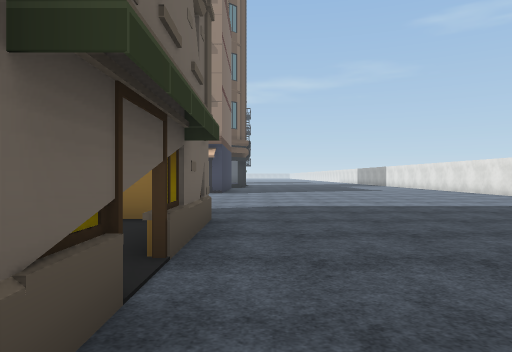
view 1 (above)

24 first-person views from a walk through a scene from a Unity 3-D project. The camera is 1.3 m above the floor, looks level and sees 70° across. The floor is counted in squares, 2 m on a side. Each view is taken from the middle of a square. On the plan, view 1 faces up. The plan holds only what a view shows up to about 11 squares ahead; the rest is blank. The place goes on beyond the plan. The player character is not drawn. Some surface patterns are stand-ins.

view 2
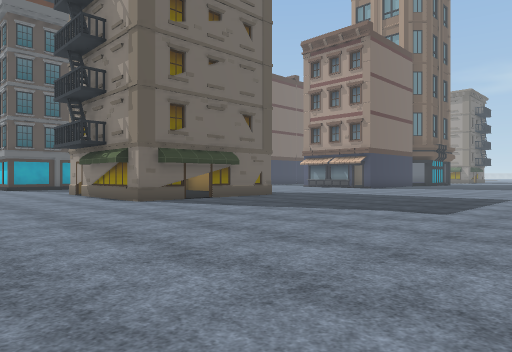

view 3
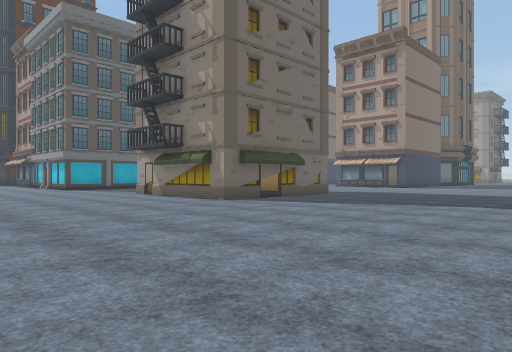

view 4
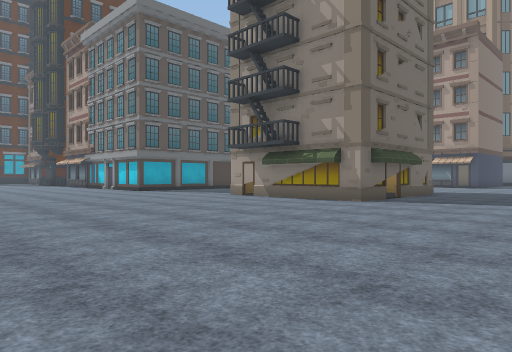

view 5
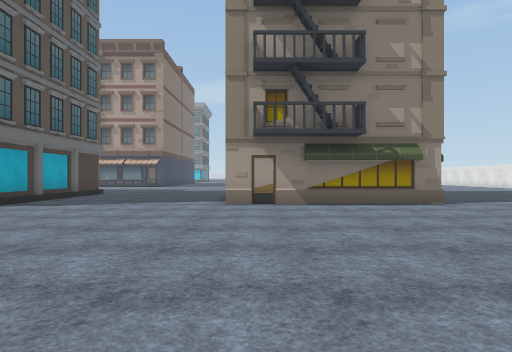

view 6
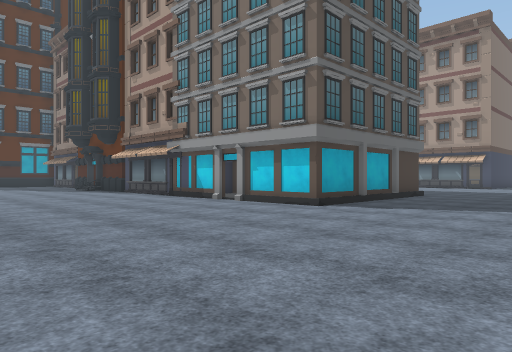

view 7
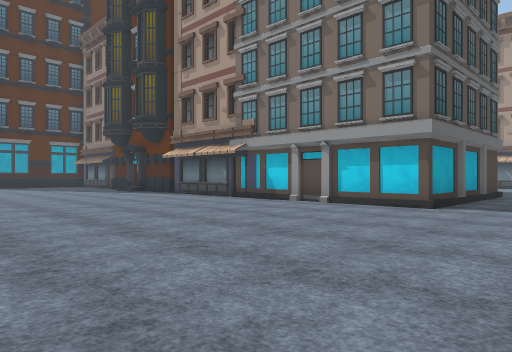

view 8
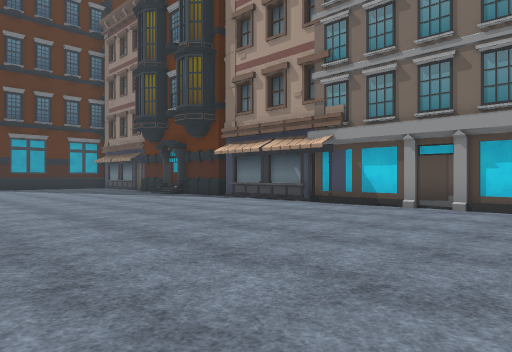

view 9
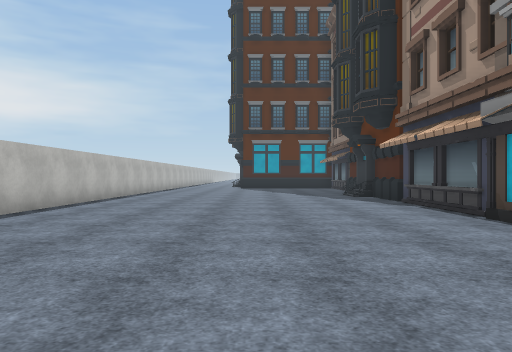

view 10
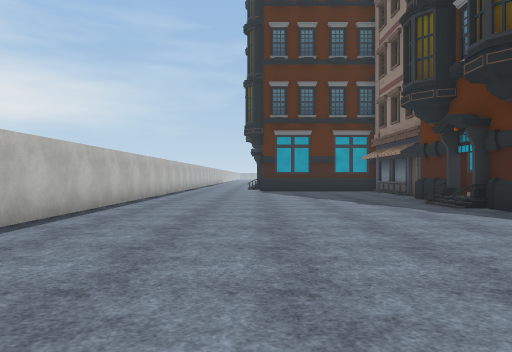

view 11
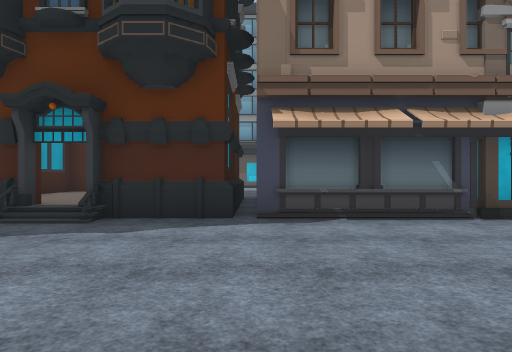

view 12
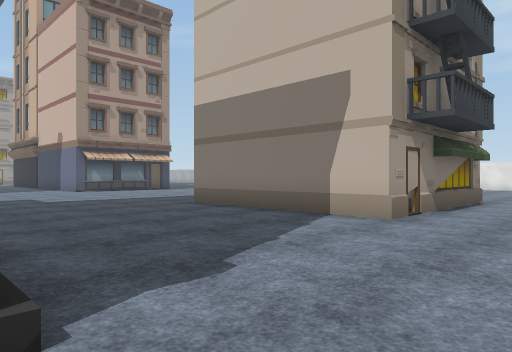

view 13
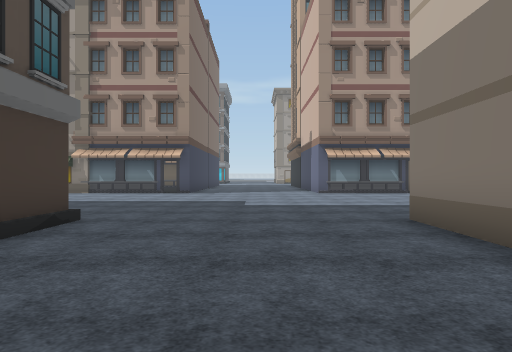

view 14
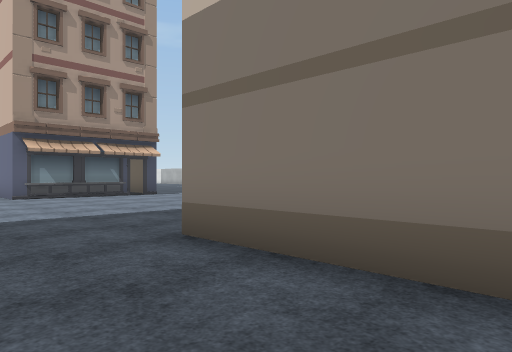

view 15
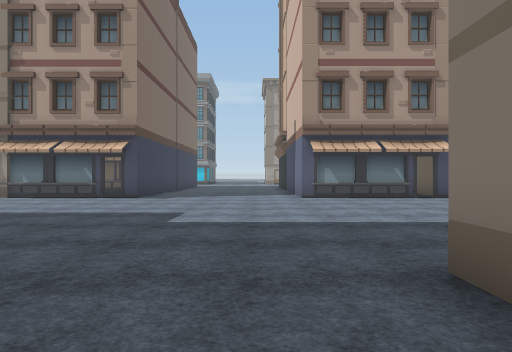

view 16
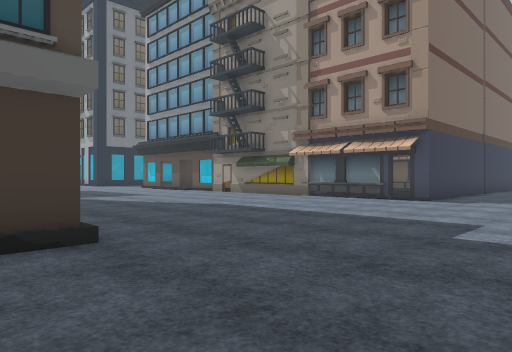

view 17
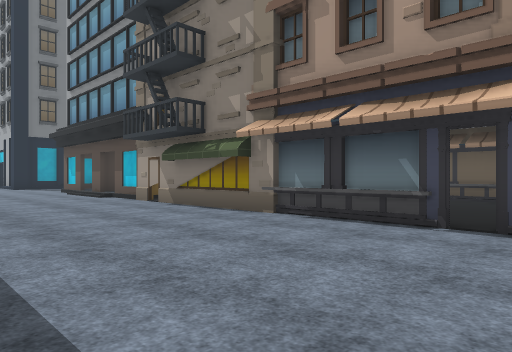

view 18
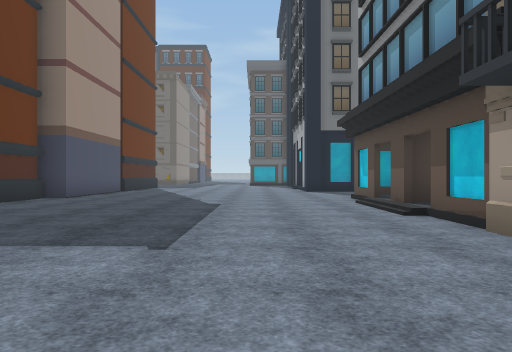

view 19
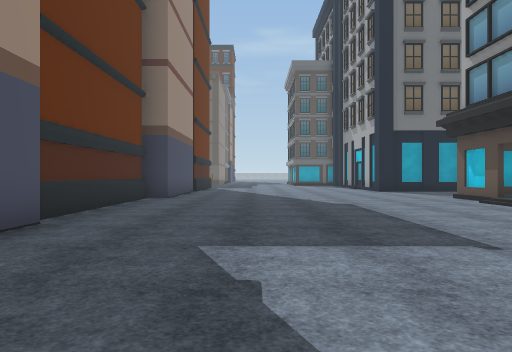

view 20
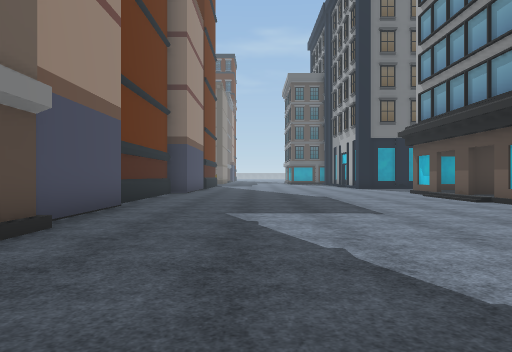

view 21
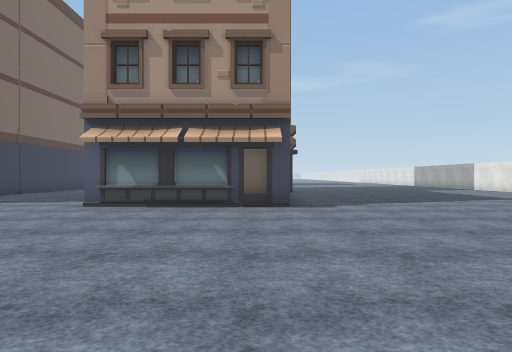

view 22
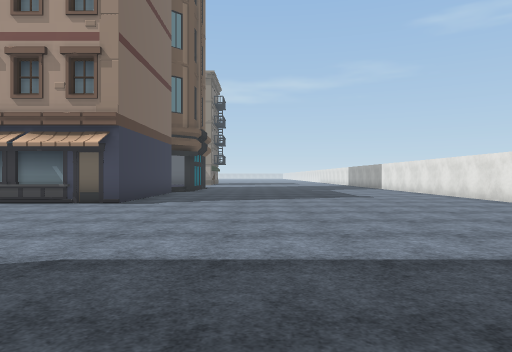

view 23
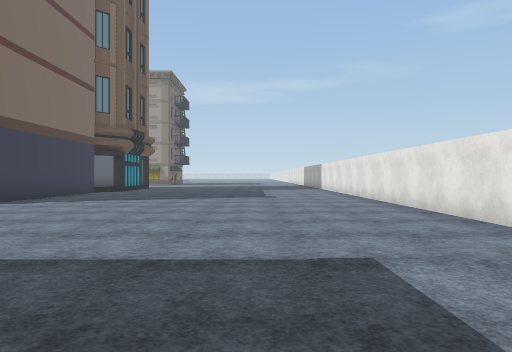

view 24
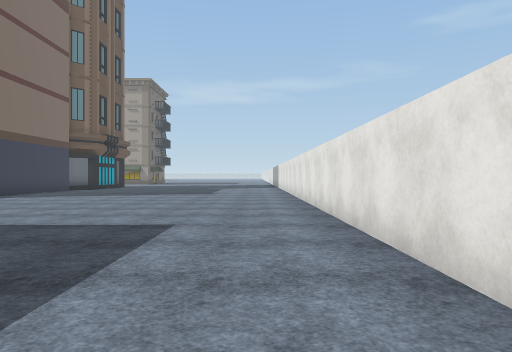

### Floor plan
Points are (right, up) in squares from view 1. A wall is a line through its corners. A room is listed if a view was taken in it or the views show most of it. See-through windows are left out.
Room 1 (views 1, 2, 3, 4, 5, 6, 7, 8, 9, 10, 11, 12, 13, 14, 15, 16, 17, 18, 19, 20, 21, 22, 23, 24)
walls: (-10.7, 5.4) (-10.7, -0.4) (-13.2, -0.4); (-0.7, 5.5) (-0.7, 0.5) (-5.7, 0.5) (-5.7, 5.5); (-13.9, -0.4) (-20, -0.4); (-16.6, 5.3) (-15.8, 5.3); (-11.4, 13.8) (-21.1, 13.8); (-2.3, 13.8) (-5.7, 13.8) (-5.7, 15.1); (-20, 5.1) (-16.9, 5.1); (-10.5, 16.1) (-10.5, 13.8) (-11.1, 13.8); (-20.5, -0.4) (-22.4, -0.4) (-22.4, -0.8); (-1.3, 16) (-1.3, 13.8) (-1.9, 13.8); (8.3, 4.8) (8.3, 16); (-23.4, -0.1) (-23.4, -1); (-23.6, -0.4) (-25.6, -0.4); (-22, 13.8) (-22.9, 13.8); (-25.6, 4.8) (-20.4, 4.8); (-23.9, 13.8) (-25.8, 13.8); (-26, -8.2) (-17, -8.2)
low walls: (-2.4, 13.7) (-5.4, 13.7)
ways out: opening at (-23, 0); opening at (-23, 14); opening at (-2, 14); gap at (-21, 14)

Positions as (right, up) in squares from view 1, and headings:
1: (0, 0), facing up
2: (8, -4), facing up-left
3: (7, -6), facing up-left
4: (4, -8), facing up-left
5: (-5, -8), facing up
6: (-6, -7), facing up-left
7: (-8, -8), facing up-left
8: (-11, -8), facing up-left
9: (-11, -4), facing left
10: (-15, -5), facing left
11: (-20, -6), facing up
12: (-11, -2), facing up-right
13: (-8, 0), facing up
14: (-8, 2), facing up-right
15: (-7, 3), facing up
16: (-7, 4), facing up-left
17: (-10, 9), facing up-left
18: (-15, 11), facing left
19: (-15, 8), facing left
20: (-12, 8), facing left
21: (-2, 6), facing up
22: (2, 5), facing up
23: (5, 5), facing up
24: (7, 3), facing up
